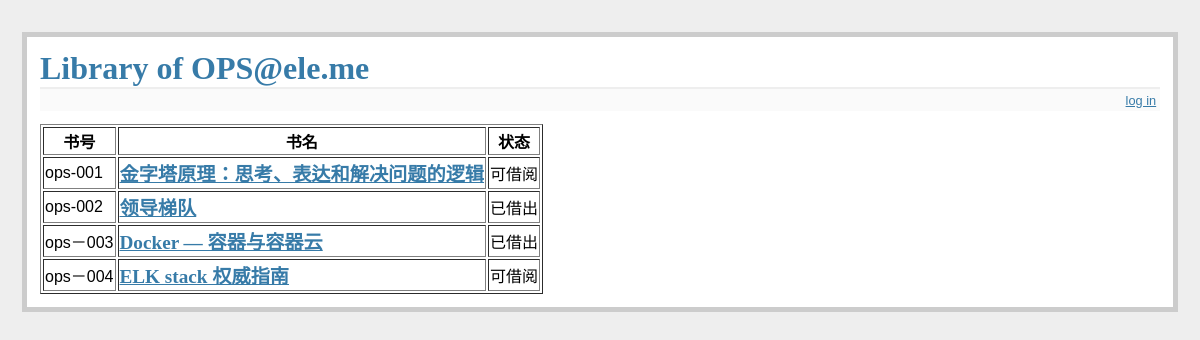
The page / on the database its author committed.
### tables this page shows
CREATE TABLE "borrow_rec" (
	 "id" integer PRIMARY KEY AUTOINCREMENT,
	 "book_id" integer NOT NULL,
	 "emp_name" integer,
	 "borrow_date" datetime,
	 "return_date" datetime,
	 "remark" text,
	 "status" text
);

CREATE TABLE books (
      id integer primary key autoincrement,
      book_no text NOT NULL ,
      title text not null,
      link text not null,
      remark text null
);

### libary.py (the view)
@app.route('/')
def book_status():
    db = get_db()
    cur = db.execute('select b.id as book_id,book_no,title,link,r.emp_name,borrow_date,return_date,r.remark,IFNULL(status, "可借阅") as status \
      FROM books b LEFT JOIN borrow_rec r ON b.id = r.book_id ')
    borrow_rec = cur.fetchall()
    return render_template('book_status.html', borrow_rec=borrow_rec)

### libary.py (called while the page is built)
def connect_db():
    rv = sqlite3.connect(app.config['DATABASE'])
    rv.row_factory = sqlite3.Row
    return rv

def get_db():
    if not hasattr(g, 'sqlite_db'):
        g.sqlite_db = connect_db()
    return g.sqlite_db

### templates/book_status.html
{% extends "layout.html" %}
{% block body %}
  <ul class=entries>
      <table border="1">
        <tr>
          <th>书号</th>
          <th>书名</th>
          <th>状态</th>
        </tr>
  {% for borrow in borrow_rec %}
        <tr>
          <td>{{ borrow.book_no }}</td>
          <td><h2><a href="{{ borrow.link }}" target="_blank"> {{ borrow.title }}</a></h2></td>
              <td>{{ borrow.status }}</td>
        </tr>
  {% endfor %}
  </ul>
{% endblock %}

### templates/layout.html (shortened to what this page needs)
<!DOCTYPE html>
<link rel=stylesheet type=text/css href="{{ url_for('static', filename='style.css') }}">
<div class=page>
  <h1>Library of OPS@ele.me</h1>
  <div class=metanav>
  {% if not session.logged_in %}
    <a href="{{ url_for('login') }}">log in</a>
  {% else %}
    <a href="{{ url_for('show_books') }}">添加图书</a>&nbsp&nbsp
    <a href="{{ url_for('show_borrow') }}">借阅</a>&nbsp&nbsp
    <a href="{{ url_for('logout') }}">log out</a>
  {% endif %}
  </div>
  {% block body %}{% endblock %}
</div>

### static/style.css (style rules this page uses)
a, h1, h2 { color: #377BA8; }
h1, h2 { font-family: 'Georgia', serif; margin: 0; }
h1 { border-bottom: 2px solid #eee; }
h2 { font-size: 1.2em; }
.page { margin: 2em auto; width: 70em; border: 5px solid #ccc; padding: 0.8em; background: white; }
.entries { list-style: none; margin: 0; padding: 0; }
.metanav { text-align: right; font-size: 0.8em; padding: 0.3em; margin-bottom: 1em; background: #fafafa; }

### rows shown on the page
borrow_rec: book_no "ops-001", title "金字塔原理：思考、表达和解决问题的逻辑", status "可借阅"
borrow_rec: book_no "ops-002", title "领导梯队", status "已借出"
borrow_rec: book_no "ops－003", title "Docker — 容器与容器云", status "已借出"
books: book_no "ops－004", title "ELK stack 权威指南", status "可借阅"
